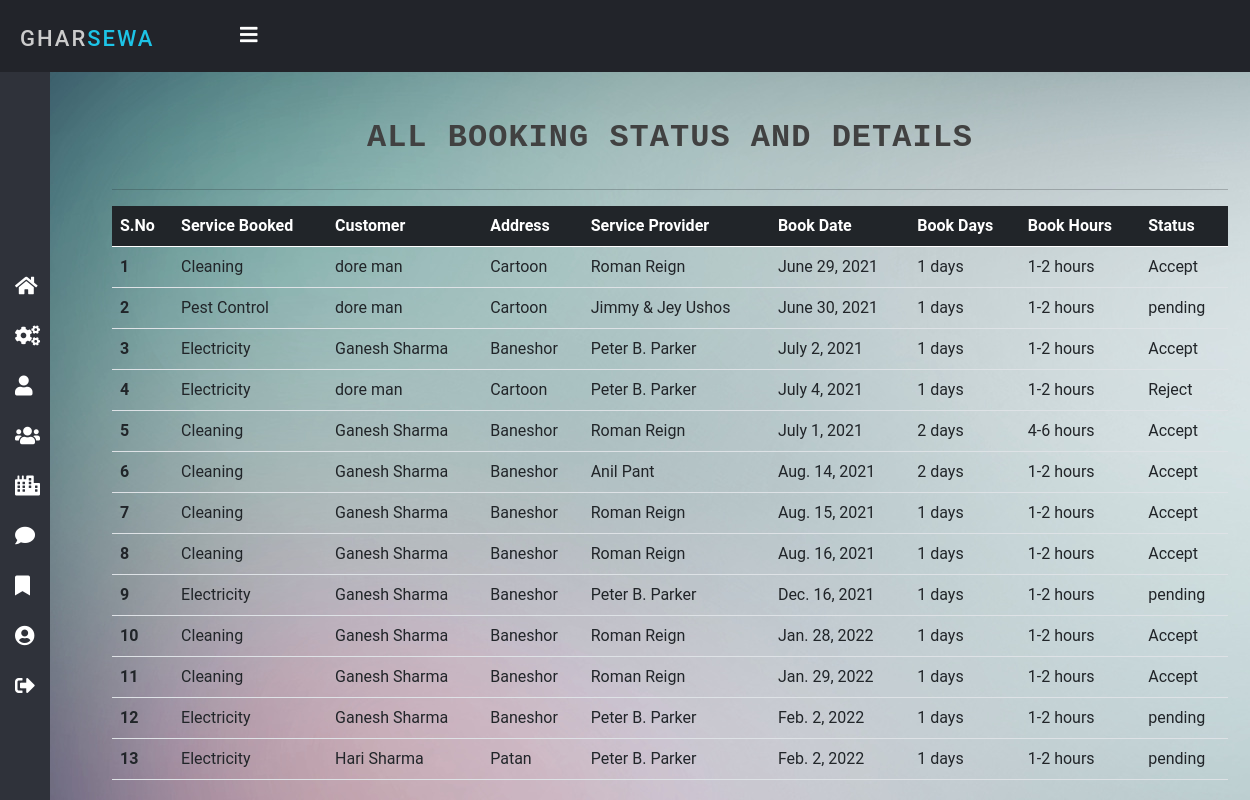
Page /admin_booking/ (signed in) on the committed database.
### home/models.py (models this page shows, shortened)
class Booking(models.Model):
    status = models.ForeignKey(Status, on_delete=models.CASCADE, null=True)
    customer = models.ForeignKey(Customer, on_delete=models.CASCADE, null=True)
    user = models.ForeignKey(Service_Man, on_delete=models.CASCADE, null=True)
    book_date = models.DateField(null=True)
    book_days = models.CharField(max_length=100, null=True)
    book_hours = models.CharField(max_length=100, null=True)

class Service_Man(models.Model):
    status = models.ForeignKey(Status, on_delete=models.CASCADE, null=True)
    city = models.ForeignKey(
        City, on_delete=models.CASCADE, null=True, blank=True)
    user = models.ForeignKey(User, on_delete=models.CASCADE, null=True)
    phone = models.CharField(max_length=20, null=True)
    image = models.ImageField(upload_to='service_man/', null=True)
    cert = models.FileField(upload_to='service_man/', null=True, default='service_man/certificate.png')
    address = models.CharField(max_length=100, null=True)
    service = models.ForeignKey(
        Service, on_delete=CASCADE, null=True, blank=True)
    experience = models.IntegerField(default=0)
    date_joined = models.DateField(auto_now_add=True)

class Service(models.Model):
    service_id = models.AutoField(primary_key=True)
    service_name = models.CharField(max_length=50)
    service_desc = models.TextField()
    image = models.FileField(null=True)
    pub_date = models.DateField(auto_now_add=True)

class Customer(models.Model):
    user = models.ForeignKey(User, on_delete=models.CASCADE, null=True)
    phone = models.CharField(max_length=20, null=True)
    address = models.CharField(max_length=100, null=True)
    image = models.ImageField(upload_to='customer/', null=True)
    date_joined = models.DateField(auto_now_add=True)

class Status(models.Model):
    status = models.CharField(max_length=20, null=True)

### home/views.py (the view)
# urls.py: path('admin_booking/', views.adminBooking, name= 'admin_booking'),
@login_required(login_url='login')
def adminBooking(request):
    if not request.user.is_staff:
        return redirect('error')
    books = Booking.objects.all()
    return render(request, 'admin/admin_booking.html', {'books': books})

### templates/admin/admin_booking.html (shortened to what this page needs)
{% extends 'admin/admin_nav.html' %}
{% block body %}
<div class="container-fluid">
    <div class="container my-4">
        <h2>All Booking Status and Details</h2>
        <hr>
        <table class=" table table-hover">
            <thead class="table-dark text-white">
                <tr>
                    <th scope="col">S.No</th>
                    <th scope="col">Service Booked</th>
                    <th scope="col">Customer</th>
                    <th scope="col">Address</th>
                    <th scope="col">Service Provider</th>
                    <th scope="col">Book Date</th>
                    <th scope="col">Book Days</th>
                    <th scope="col">Book Hours</th>
                    <th scope="col">Status</th>
                </tr>
            </thead>
            <tbody>
                {% for book in books%}
                <tr>
                    <th scope="row">{{forloop.counter}}</th>
                    <td>{{book.user.service.service_name}}</td>
                    <td>{{book.customer.user.first_name}} {{book.customer.user.last_name}}</td>
                    <td>{{book.customer.address}}</td>
                    <td>{{book.user.user.first_name}} {{book.user.user.last_name}}</td>
                    <td>{{book.book_date}}</td>
                    <td>{{book.book_days}} days</td>
                    <td>{{book.book_hours}} hours</td>
                    <td>{{book.status.status}}</td>
                </tr>
                {% endfor %}
            </tbody>
        </table>
    </div>
</div>
{% endblock %}

### static/css/admin_style.css (style rules this page uses)
* { margin: 0; padding: 0; box-sizing: border-box; font-family: "Roboto", sans-serif; }
body { background-image: url('/static/img/bg.jpg'); overflow-x: hidden; }

### templates/admin/admin_booking.html (style rules this page uses)
h2 { text-shadow: 20px; text-transform: uppercase; letter-spacing: 1px; line-height: 1.65; font-weight: bold; font-family: monospace; padding: 0.5rem; text-align: center; color: #414141; }

### rows in the picture
Booking: user.service.service_name "Cleaning", customer.user.first_name "dore", customer.user.last_name "man", customer.address "Cartoon", user.user.first_name "Roman", user.user.last_name "Reign", book_date "June 29, 2021", book_days "1", book_hours "1-2", status.status "Accept"
Booking: user.service.service_name "Pest Control", customer.user.first_name "dore", customer.user.last_name "man", customer.address "Cartoon", user.user.first_name "Jimmy & Jey", user.user.last_name "Ushos", book_date "June 30, 2021", book_days "1", book_hours "1-2", status.status "pending"
Booking: user.service.service_name "Electricity", customer.user.first_name "Ganesh", customer.user.last_name "Sharma", customer.address "Baneshor", user.user.first_name "Peter B.", user.user.last_name "Parker", book_date "July 2, 2021", book_days "1", book_hours "1-2", status.status "Accept"
Booking: user.service.service_name "Electricity", customer.user.first_name "dore", customer.user.last_name "man", customer.address "Cartoon", user.user.first_name "Peter B.", user.user.last_name "Parker", book_date "July 4, 2021", book_days "1", book_hours "1-2", status.status "Reject"
Booking: user.service.service_name "Cleaning", customer.user.first_name "Ganesh", customer.user.last_name "Sharma", customer.address "Baneshor", user.user.first_name "Roman", user.user.last_name "Reign", book_date "July 1, 2021", book_days "2", book_hours "4-6", status.status "Accept"
Booking: user.service.service_name "Cleaning", customer.user.first_name "Ganesh", customer.user.last_name "Sharma", customer.address "Baneshor", user.user.first_name "Anil", user.user.last_name "Pant", book_date "Aug. 14, 2021", book_days "2", book_hours "1-2", status.status "Accept"
Booking: user.service.service_name "Cleaning", customer.user.first_name "Ganesh", customer.user.last_name "Sharma", customer.address "Baneshor", user.user.first_name "Roman", user.user.last_name "Reign", book_date "Aug. 15, 2021", book_days "1", book_hours "1-2", status.status "Accept"
Booking: user.service.service_name "Cleaning", customer.user.first_name "Ganesh", customer.user.last_name "Sharma", customer.address "Baneshor", user.user.first_name "Roman", user.user.last_name "Reign", book_date "Aug. 16, 2021", book_days "1", book_hours "1-2", status.status "Accept"
Booking: user.service.service_name "Electricity", customer.user.first_name "Ganesh", customer.user.last_name "Sharma", customer.address "Baneshor", user.user.first_name "Peter B.", user.user.last_name "Parker", book_date "Dec. 16, 2021", book_days "1", book_hours "1-2", status.status "pending"
Booking: user.service.service_name "Cleaning", customer.user.first_name "Ganesh", customer.user.last_name "Sharma", customer.address "Baneshor", user.user.first_name "Roman", user.user.last_name "Reign", book_date "Jan. 28, 2022", book_days "1", book_hours "1-2", status.status "Accept"
Booking: user.service.service_name "Cleaning", customer.user.first_name "Ganesh", customer.user.last_name "Sharma", customer.address "Baneshor", user.user.first_name "Roman", user.user.last_name "Reign", book_date "Jan. 29, 2022", book_days "1", book_hours "1-2", status.status "Accept"
Booking: user.service.service_name "Electricity", customer.user.first_name "Ganesh", customer.user.last_name "Sharma", customer.address "Baneshor", user.user.first_name "Peter B.", user.user.last_name "Parker", book_date "Feb. 2, 2022", book_days "1", book_hours "1-2", status.status "pending"
Booking: user.service.service_name "Electricity", customer.user.first_name "Hari", customer.user.last_name "Sharma", customer.address "Patan", user.user.first_name "Peter B.", user.user.last_name "Parker", book_date "Feb. 2, 2022", book_days "1", book_hours "1-2", status.status "pending"
